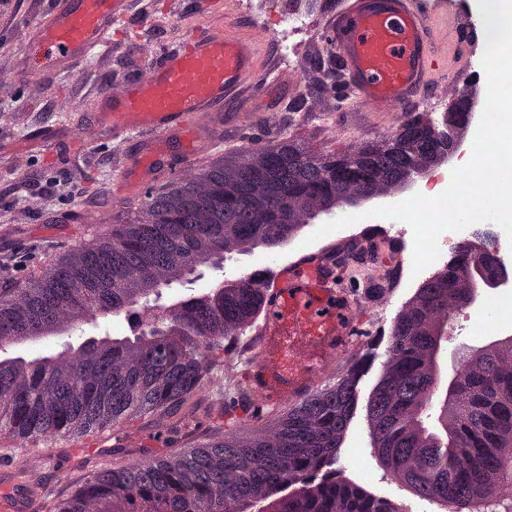
#> input picture bin/normalization_template.jpg, 512 x 512 px, found by its file name
$ python normalization.py --inputPath normalization_template.jpg
#> lines starting #> are read from the running program, lines starting #| are printed output that depends on the picture
#> in Normalization, target is the input picture: shape (512, 512, 3); mean B, G, R 138.1, 99.3, 151.1
### bin/norm_Macenko.py
"""
Stain normalization based on the method of:

M. Macenko et al., ‘A method for normalizing histology slides for quantitative analysis’, in 2009 IEEE International Symposium on Biomedical Imaging: From Nano to Macro, 2009, pp. 1107–1110.

Uses the spams package:

http://spams-devel.gforge.inria.fr/index.html

Use with python via e.g https://anaconda.org/conda-forge/python-spams
"""
#!/usr/bin/env python
from __future__ import division

import numpy as np
import spams

def get_stain_matrix(I, beta=0.15, alpha=1):
    """
    Get stain matrix (2x3)
    :param I:
    :param beta:
    :param alpha:
    :return:
    """
    OD = RGB_to_OD(I).reshape((-1, 3))
    OD = (OD[(OD > beta).any(axis=1), :])
    _, V = np.linalg.eigh(np.cov(OD, rowvar=False))
    V = V[:, [2, 1]]
    if V[0, 0] < 0: V[:, 0] *= -1
    if V[0, 1] < 0: V[:, 1] *= -1
    That = np.dot(OD, V)
    phi = np.arctan2(That[:, 1], That[:, 0])
    minPhi = np.percentile(phi, alpha)
    maxPhi = np.percentile(phi, 100 - alpha)
    v1 = np.dot(V, np.array([np.cos(minPhi), np.sin(minPhi)]))
    v2 = np.dot(V, np.array([np.cos(maxPhi), np.sin(maxPhi)]))
    if v1[0] > v2[0]:
        HE = np.array([v1, v2])
    else:
        HE = np.array([v2, v1])
    return normalize_rows(HE)

def standardize_brightness(I):
    """
    :param I:
    :return:
    """
    p = np.percentile(I, 90)
#> p = 234
    return np.clip(I * 255.0 / p, 0, 255).astype(np.uint8)
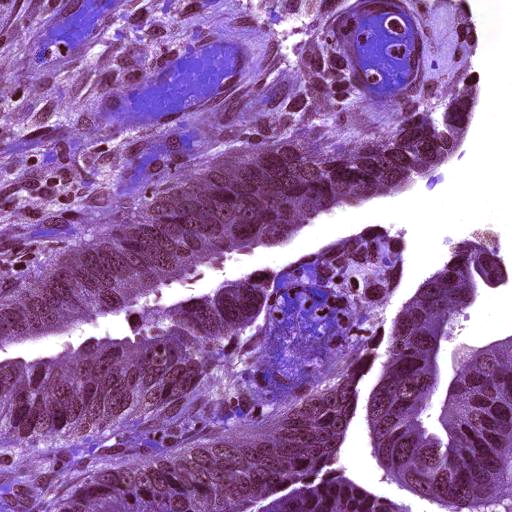
#> returned value: shape (512, 512, 3); mean of channels 0, 1, 2 163.5, 107.5, 149.4; drawn as B, G, R

def RGB_to_OD(I):
    """
    Convert from RGB to optical density
    :param I:
    :return:
    """
    mask = (I == 0)
    I[mask] = 1
    return -1 * np.log(I / 255)
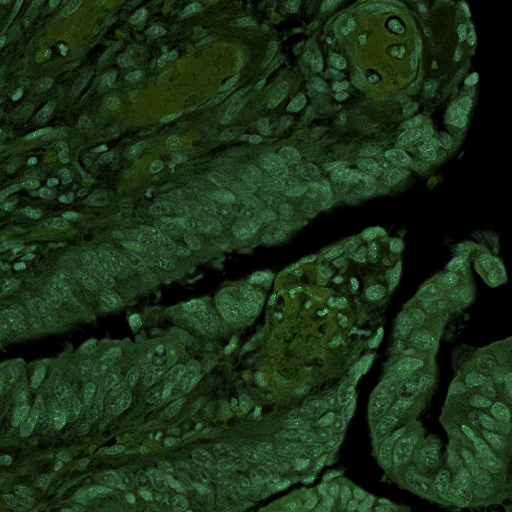
#> returned value: shape (512, 512, 3) float64; mean of channels 0, 1, 2 0.514, 1.06, 0.594; drawn with min black and max white

def normalize_rows(A):
    """
    Normalize rows of an array
    :param A:
    :return:
    """
    return A / np.linalg.norm(A, axis=1)[:, None]

def get_concentrations(I, stain_matrix, lamda=0.01):
    """
    Get concentrations, a npix x 2 matrix
    :param I:
    :param stain_matrix: a 2x3 stain matrix
    :return:
    """
    OD = RGB_to_OD(I).reshape((-1, 3))
    try:
        #limit Lasso threads to 1 to avoid thread inception (default is -1, takes all cores)
        temp = spams.lasso(OD.T, D=stain_matrix.T, mode=2, lambda1=lamda, pos=True, numThreads=1).toarray().T
    except:
       temp = 0
    return temp

###

class Normalizer(object):
    """
    A stain normalization object
    """

    def __init__(self):
        self.stain_matrix_target = None
        self.target_concentrations = None

    def fit(self, target):
        """
        Fit to a target image
        :param target: Image RGB uint8
        :return:
        """
        target = standardize_brightness(target)
        self.stain_matrix_target = get_stain_matrix(target)
#> in get_stain_matrix, `_, V = np.linalg.eigh(np.cov(OD, rowvar=False))`: V = [[0.198, -0.841, -0.503], [-0.545, 0.331, -0.77], [0.815, 0.427, -0.393]]
#> in get_stain_matrix, `V = V[:, [2, 1]]`: V = [[-0.503, -0.841], [-0.77, 0.331], [-0.393, 0.427]]
#> in get_stain_matrix, `That = np.dot(OD, V)`: That = 228836 pairs, first value 0.117 to 6.37, second value -1.36 to 0.444
#> in get_stain_matrix, `minPhi = np.percentile(phi, alpha)`: minPhi = -0.452
#> in get_stain_matrix, `maxPhi = np.percentile(phi, 100 - alpha)`: maxPhi = 0.00381
#> in get_stain_matrix, `v1 = np.dot(V, np.array([np.cos(minPhi), np.sin(minPhi)]))`: v1 = [0.0847, 0.837, 0.54]
#> in get_stain_matrix, `v2 = np.dot(V, np.array([np.cos(maxPhi), np.sin(maxPhi)]))`: v2 = [0.506, 0.769, 0.391]
#> in get_stain_matrix, `HE = np.array([v2, v1])`: HE = [[0.506, 0.769, 0.391], [0.0847, 0.837, 0.54]]
#> self.stain_matrix_target = [[0.506, 0.769, 0.391], [0.0847, 0.837, 0.54]]
        self.target_concentrations = get_concentrations(target, self.stain_matrix_target)
#> in RGB_to_OD (call 2), `mask = (I == 0)`: mask: shape (512, 512, 3) bool; every value is 0
#> (the call stopped at in get_concentrations, `temp = spams.lasso(OD.T, D=stain_matrix.T, mode=2, lambda1=lamda, pos=..`: spams is not available in this run)

    def transform(self, I):
        """
        Transform of the image
        :param I: Image RGB uint8
        :return:
        """
        I = standardize_brightness(I)
        stain_matrix_source = get_stain_matrix(I)
#> stain_matrix_source = [[0.506, 0.769, 0.391], [0.0847, 0.837, 0.54]]
        source_concentrations = get_concentrations(I, stain_matrix_source)
        maxC_source = np.percentile(source_concentrations, 99, axis=0).reshape((1, 2))
        maxC_target = np.percentile(self.target_concentrations, 99, axis=0).reshape((1, 2))
        source_concentrations *= (maxC_target / maxC_source)
        return (255 * np.exp(-1 * np.dot(source_concentrations, self.stain_matrix_target).reshape(I.shape))).astype(
            np.uint8)

### bin/normalization.py
#!/usr/bin/env python

import argparse
import cv2
import os
from pathlib import Path
from PIL import Image
from multiprocessing.dummy import Pool as ThreadPool
import norm_Macenko

def Normalization(inputPath: Path, sampleImagePath: Path, num_threads: int) -> None:

    # Fitting of the normalizer to the target image
    target = cv2.imread(sampleImagePath)
    target = cv2.cvtColor(target, cv2.COLOR_BGR2RGB)
    normalizer = norm_Macenko.Normalizer()
    normalizer.fit(target)

    # ----- Normalization & Saving Process -----
    def Norm_and_save_patches(patch):
        img = cv2.imread(str(patch))
        img = cv2.cvtColor(img, cv2.COLOR_BGR2RGB)

        # Patches' normalization
        nor_img = normalizer.transform(img)
        nor_img = cv2.cvtColor(nor_img, cv2.COLOR_RGB2BGR)

        # Extracting name for main directory
        extracted_text = patch.name[:(str(patch).find('_('))]

        # Main directory
        outPath = "./normalized_patches"
        main_directory = os.path.join(outPath, extracted_text)
        os.makedirs(main_directory, exist_ok=True)

        # Saving
        nor_img = Image.fromarray(nor_img)
        nor_img.save(os.path.join(main_directory,patch))

    pool = ThreadPool(num_threads)
    pool.map(Norm_and_save_patches, inputPath)
#> (the call stopped at in get_concentrations, `temp = spams.lasso(OD.T, D=stain_matrix.T, mode=2, lambda1=lamda, pos=..`: spams is not available in this run)
    pool.close()
    pool.join()

if __name__ == '__main__':
    # Parsing all arguments from the command line
    parser = argparse.ArgumentParser()
    parser.add_argument("-1", "--inputPath",
                        help="Input path of the to-be-normalised tiles",
                        nargs='+', type=Path,
                        required=True)
    parser.add_argument("-2", "--sampleImagePath",
                        help="Image used to determine the colour distribution, uses GitHub one by default",
                        type=Path,
                        required=False)
    parser.add_argument("-3", "--threads",
                        help="Number of threads used for processing, 2 by default",
                        type=int,
                        required=False)
    args = parser.parse_args()

    # Calling the Normalization function with defined parameters
    Normalization(  args.inputPath,
                    args.sampleImagePath if args.sampleImagePath != None else '../../../bin/normalization_template.jpg',
                    args.threads if args.threads != None else 2)
